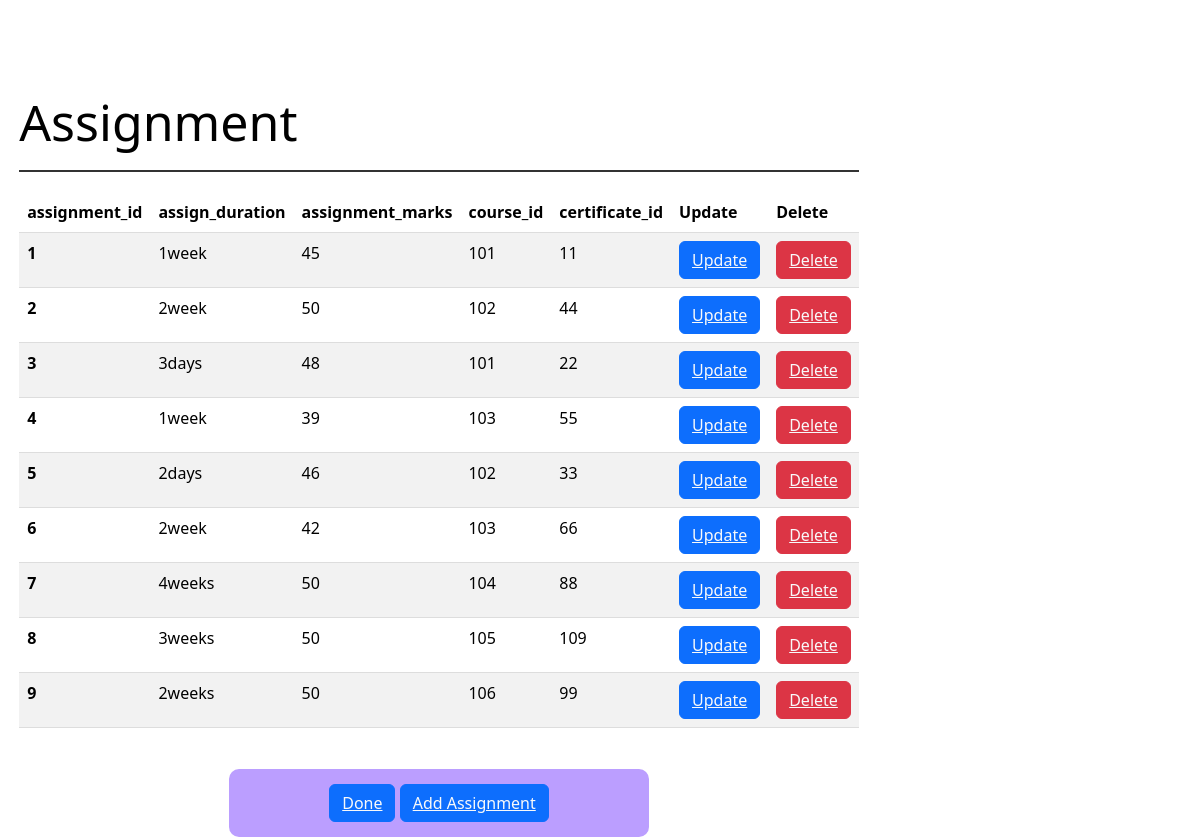
The page /dassignment.php on the database its author committed.
### tables this page shows
CREATE TABLE `assignment` (
  `assign_id` int(11) NOT NULL,
  `assign_dur` varchar(50) NOT NULL,
  `assign_marks` int(11) NOT NULL,
  `course_id` int(11) NOT NULL,
  `certificate_id` int(11) NOT NULL
);

### dassignment.php (the view, shortened to what this page needs)
<?php
include 'connect.php';?>
<!DOCTYPE html>
<html lang="en">
<head>
    <link href="https://cdn.jsdelivr.net/npm/bootstrap@5.3.2/dist/css/bootstrap.min.css" rel="stylesheet">
    <link rel="stylesheet" href="style1.css">
</head>
<body>
    <div class="x">
    <div class="container">
        <div class="x2">Assignment</div>
        <table class="table table-striped">
            <thead>
                <tr>
                    <th scope="col">assignment_id</th>
                    <th scope="col">assign_duration</th>
                    <th scope="col">assignment_marks</th>
                    <th scope="col">course_id</th>
                    <th scope="col">certificate_id</th>
                    <th scope="col">Update</th>
                    <th scope="col">Delete</th>
                </tr>
            </thead>
            <tbody>
            <?php
            $sql="select * from assignment";
            $result=mysqli_query($con,$sql);
            if($result){
               while( $row=mysqli_fetch_array($result)){
                $assignid=$row['assign_id'];
                $assigndur=$row['assign_dur'];
                $assignmarks=$row['assign_marks'];
                $courseid=$row['course_id'];
                $certificateid=$row['certificate_id'];
               echo ' <tr>
               <th scope="row">'.$assignid.'</th>
               <td>'.$assigndur.'</td>
               <td>'. $assignmarks.'</td>
               <td>'.$courseid.'</td>
               <td>'.$certificateid.'</td>
               <td>
               <button class="btn btn-primary"><a href="upassignment.php?updateid='.$assignid.'&id[]='.$id1.'&id[]='.$id2.'"
               class="text-light" >Update</a></button></td><td>
               <button class="btn btn-danger" ><a href="zassignment.php?deleteid='.$assignid.'&id[]='.$id1.'&id[]='.$id2.'"
               class="text-light " >Delete</a></button></td>
           </tr>';
               }
            }
             ?>
            </tbody>
        </table>
    </div>
    <section>
        <div class="N">
        <button class="btn btn-primary "><a href="entity.php?id[]=<?php echo $id1; ?>&id[]=<?php echo $id2; ?>
" class="text-light">Done</a></button>
        <button class="btn btn-primary "><a href="assignment.php?id[]=<?php echo $id1; ?>&id[]=<?php echo $id2; ?>
" class="text-light">Add  Assignment </a></button>
    </div>
    </section>
    </div>
</body>
</html>

### style1.css (style rules this page uses)
body { display: flex; align-items: center; justify-content: center; min-height: 100vh; background-image: url(img3.webp); background-repeat: no-repeat; background-position: center; background-size: cover; margin: 0; }
.x { position: relative; top: 35px; right: 161px; background-color: transparent; display: flex; flex-direction: column; align-items: center; color: black; }
.container { background-color: rgba(255, 255, 255, 0.8); border-radius: 20px; backdrop-filter: blur(10px); padding: 20px; margin-top: 30px; background-color: transparent; backdrop-filter: blur(40px); }
.N { border-radius: 10px; backdrop-filter: blur(10px); padding-left: 100px; padding-right: 100px; padding-top:15px; padding-bottom:15px; margin-top: 5px; background-color:#bb9eff;; backdrop-filter: blur(70px); }
.x2 { font-size: 50px; margin-bottom: 20px; border-bottom: 2px solid #333; padding-bottom: 10px; background-color: transparent; backdrop-filter: blur(20px); }
table { width: 100%; border-collapse: collapse; margin-top: 20px; color: #333; }
th, td { padding: 12px; text-align: left; border-bottom: 1px solid #ddd; }
th { background-color: #f2f2f2; }

### rows shown on the page
assignment: assign_id "1", assign_dur "1week", assign_marks "45", course "101", certificate "11"
assignment: assign_id "2", assign_dur "2week", assign_marks "50", course "102", certificate "44"
assignment: assign_id "3", assign_dur "3days", assign_marks "48", course "101", certificate "22"
assignment: assign_id "4", assign_dur "1week", assign_marks "39", course "103", certificate "55"
assignment: assign_id "5", assign_dur "2days", assign_marks "46", course "102", certificate "33"
assignment: assign_id "6", assign_dur "2week", assign_marks "42", course "103", certificate "66"
assignment: assign_id "7", assign_dur "4weeks", assign_marks "50", course "104", certificate "88"
assignment: assign_id "8", assign_dur "3weeks", assign_marks "50", course "105", certificate "109"
assignment: assign_id "9", assign_dur "2weeks", assign_marks "50", course "106", certificate "99"
